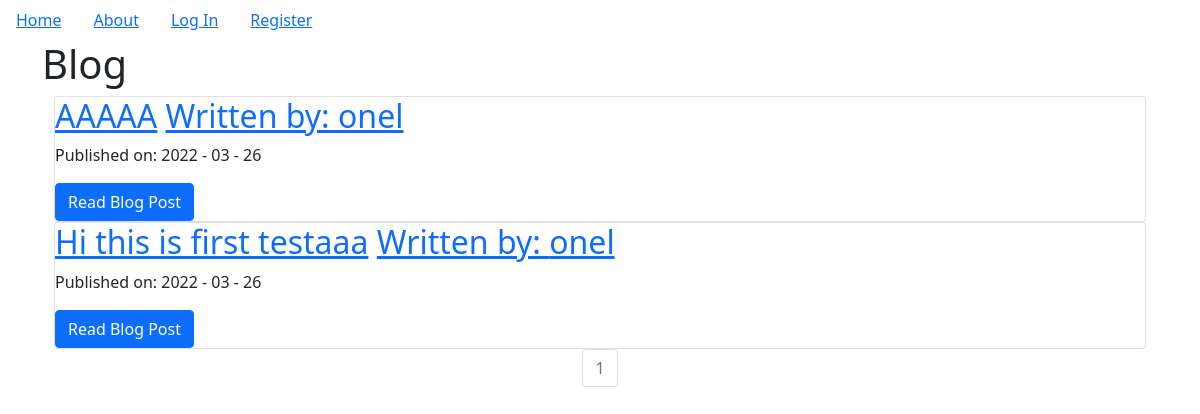
Before: / with the older database file.
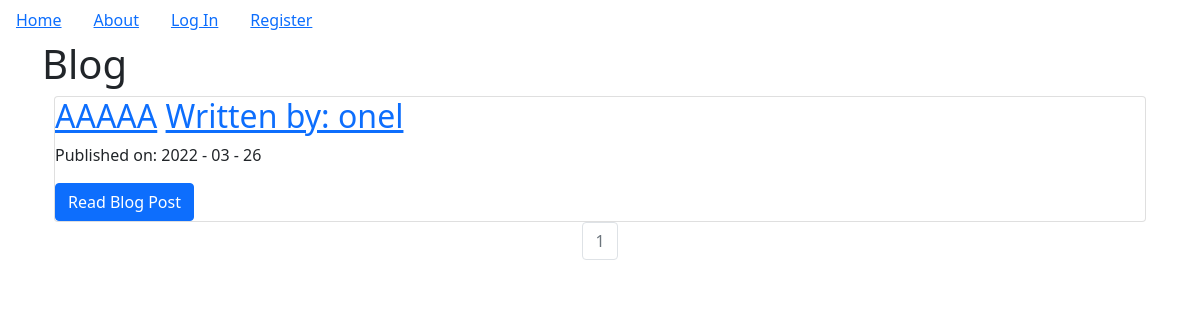
After: the same page with the newer database file.
### puppyBlog/models.py (models this page shows, shortened)
class BlogPost(db.Model):
    users = db.relationship(User)
    id = db.Column(db.Integer, primary_key=True)
    user_id = db.Column(db.Integer, db.ForeignKey('users.id'), nullable=False)
    date = db.Column(db.DateTime, nullable=False, default=datetime.utcnow)
    title = db.Column(db.String(140), nullable=False)
    text = db.Column(db.Text, nullable=False)

class User(db.Model, UserMixin):
    __tablename__ = 'users'
    id = db.Column(db.Integer, primary_key=True)
    profile_image = db.Column(db.String(64), nullable=False, default='default_profile.png')
    email = db.Column(db.String(64), unique=True, index=True)
    username = db.Column(db.String(64), unique=True, index=True)
    password_hash = db.Column(db.String(128))
    posts = db.relationship('BlogPost', backref='author', lazy=True)

### puppyBlog/core/views.py (the view)
@core.route('/')
def index():
    page = request.args.get('page', 1, type=int)
    blog_posts = BlogPost.query.order_by(BlogPost.date.desc()).paginate(page=page, per_page=5)
    return render_template('index.html', blog_posts=blog_posts)

### puppyBlog/templates/index.html
{% extends "base.html" %}
{% block content %}
    <div class="jumbotron">
        <h1>Blog</h1>
    </div>
    <div class="container">
        {% for post in blog_posts.items %}
            <div class="card">
                <div class="car-boy">
                    <h2>
                        <a class="card-title" href="{{url_for('blog_posts.blog_post', blog_post_id=post.id)}}">{{post.title}}</a>
                        <a href="{{url_for('users.user_posts', username=post.author.username)}}">Written by: {{post.author.username}}</a>
                    </h2>
                    <p>Published on: {{post.date.strftime('%Y - %m - %d')}}</p>
                    <a class="btn btn-primary" href="{{url_for('blog_posts.blog_post', blog_post_id=post.id)}}">Read Blog Post</a>
                </div>
            </div>
        {% endfor %}
    </div>
    <nav aria-label="Page Navigation example">
        <ul class="pagination justify-content-center">
            {% for page_num in blog_posts.iter_pages(left_edge=1, right_edge=1, left_current=1, right_current=2) %}
                {% if blog_posts.page == page_num %}
                <li class="page-item disabled">
                    <a class="page-link" href="{{url_for('core.index', page=page_num)}}">{{ page_num }}</a>
                </li>
                {% else %}
                <li class="page-item">
                    <a class="page-link" href="{{url_for('core.index', page=page_num)}}">{{ page_num }}</a>
                </li>
                {% endif %}
            {% endfor %}
        </ul>
    </nav>
{% endblock %}

Changed rows visible on the page:
removed BlogPost: title "Hi this is first testaaa", author.username "onel", date "2022 - 03 - 26"
